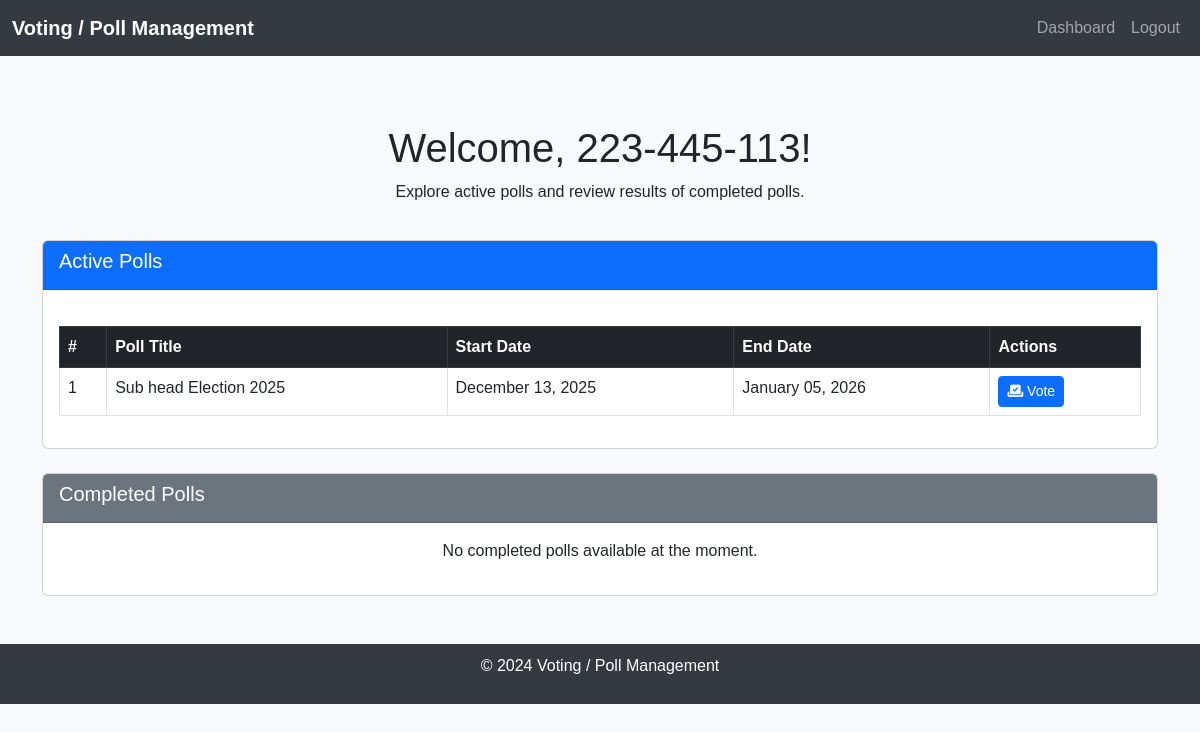
Screenshot of /user_dashboard (signed in) with the database file from the repository.
### app/models.py (models this page shows, shortened)
class User(UserMixin, db.Model):
    id = db.Column(db.Integer, primary_key=True)
    ssn = db.Column(db.String(11), unique=True, nullable=False)
    email = db.Column(db.String(120), unique=True, nullable=False)
    password = db.Column(db.String(255), nullable=False)
    is_admin = db.Column(db.Boolean, default=False)
    active = db.Column(db.Boolean, default=True)
    votes = db.relationship('Vote', backref='user', lazy=True)

class Poll(db.Model):
    id = db.Column(db.Integer, primary_key=True)
    user_id = db.Column(db.Integer, db.ForeignKey('user.id'), nullable=False)
    title = db.Column(db.String(100), nullable=False)
    start_date = db.Column(db.DateTime, nullable=False)
    end_date = db.Column(db.DateTime, nullable=False)
    status = db.Column(db.String(10), nullable=False)
    user = db.relationship('User', backref=db.backref('polls', lazy=True))
    options = db.relationship('Option', cascade='all, delete-orphan', backref='poll', lazy=True)
    votes = db.relationship('Vote', cascade='all, delete-orphan', backref='poll', lazy=True)

### app/routes.py (the view)
@bp.route('/user_dashboard')
@login_required
def user_dashboard():
    if current_user.is_admin:
        return redirect(url_for('routes.admin_dashboard'))
    active_polls = Poll.query.filter_by(status='active').all()
    completed_polls = Poll.query.filter_by(status='closed').all()
    return render_template(
        'dashboard.html',
        active_polls=active_polls,
        completed_polls=completed_polls,
        user_votes_count=len(current_user.votes)
    )

### app/templates/dashboard.html (shortened to what this page needs)
<!DOCTYPE html>
<html lang="en">
  <head>
    <link
      rel="stylesheet"
      href="https://cdn.jsdelivr.net/npm/bootstrap@5.3.0/dist/css/bootstrap.min.css"
    />
    <link
      rel="stylesheet"
      href="https://cdnjs.cloudflare.com/ajax/libs/font-awesome/6.0.0-beta3/css/all.min.css"
    />
  </head>
  <body>
    <nav class="navbar navbar-expand-lg navbar-dark">
      <div class="container-fluid">
        <a class="navbar-brand" href="#">Voting / Poll Management</a>
        <ul class="navbar-nav ms-auto">
          <li class="nav-item">
            <a class="nav-link" href="{{ url_for('routes.user_dashboard') }}"
              >Dashboard</a
            >
          </li>
          <li class="nav-item">
            <a class="nav-link" href="{{ url_for('routes.logout') }}">Logout</a>
          </li>
        </ul>
      </div>
    </nav>
    <div class="container my-5">
      <div class="dashboard-header">
        <h1>Welcome, {{ current_user.ssn }}!</h1>
        <p>Explore active polls and review results of completed polls.</p>
      </div>
      <div class="card mb-4">
        <div class="card-header bg-primary text-white">
          <h5>Active Polls</h5>
        </div>
        <div class="card-body">
          {% if active_polls|length > 0 %}
          <table class="table table-hover table-bordered poll-table">
            <thead class="table-dark">
              <tr>
                <th>#</th>
                <th>Poll Title</th>
                <th>Start Date</th>
                <th>End Date</th>
                <th>Actions</th>
              </tr>
            </thead>
            <tbody>
              {% for poll in active_polls %}
              <tr>
                <td>{{ loop.index }}</td>
                <td>{{ poll.title }}</td>
                <td>{{ poll.start_date.strftime('%B %d, %Y') }}</td>
                <td>{{ poll.end_date.strftime('%B %d, %Y') }}</td>
                <td>
                  <a
                    href="{{ url_for('routes.vote', poll_id=poll.id) }}"
                    class="btn btn-primary btn-sm"
                  >
                    <i class="fas fa-vote-yea"></i> Vote
                  </a>
                </td>
              </tr>
              {% endfor %}
            </tbody>
          </table>
          {% else %}
          <p class="text-center">No active polls available at the moment.</p>
          {% endif %}
        </div>
      </div>
      <div class="card">
        <div class="card-header bg-secondary text-white">
          <h5>Completed Polls</h5>
        </div>
        <div class="card-body">
          {% if completed_polls|length > 0 %}
          <table class="table table-hover table-bordered poll-table">
            <thead class="table-dark">
              <tr>
                <th>#</th>
                <th>Poll Title</th>
                <th>Start Date</th>
                <th>End Date</th>
                <th>Actions</th>
              </tr>
            </thead>
            <tbody>
              {% for poll in completed_polls %}
              <tr>
                <td>{{ loop.index }}</td>
                <td>{{ poll.title }}</td>
                <td>{{ poll.start_date.strftime('%B %d, %Y') }}</td>
                <td>{{ poll.end_date.strftime('%B %d, %Y') }}</td>
                <td>
                  <a
                    href="{{ url_for('routes.results', poll_id=poll.id) }}"
                    class="btn btn-info btn-sm"
                  >
                    <i class="fas fa-chart-bar"></i> View Results
                  </a>
                </td>
              </tr>
              {% endfor %}
            </tbody>
          </table>
          {% else %}
          <p class="text-center">No completed polls available at the moment.</p>
          {% endif %}
        </div>
      </div>
    </div>
    <footer class="footer">
      <p>© 2024 Voting / Poll Management</p>
    </footer>
  </body>
</html>

### app/templates/dashboard.html (style rules this page uses)
body { background-color: #f8f9fa; font-family: "Arial", sans-serif; }
.navbar { background-color: #343a40 !important; }
.navbar-brand { color: #ffffff !important; font-weight: bold; }
.dashboard-header { padding: 20px; text-align: center; }
.poll-table { margin-top: 20px; }
.footer { background-color: #343a40; color: #ffffff; padding: 10px 0; text-align: center; }

### rows the page displays
User: ssn "223-445-113"
Poll: title "Sub head Election 2025", start_date "December 13, 2025", end_date "January 05, 2026"
